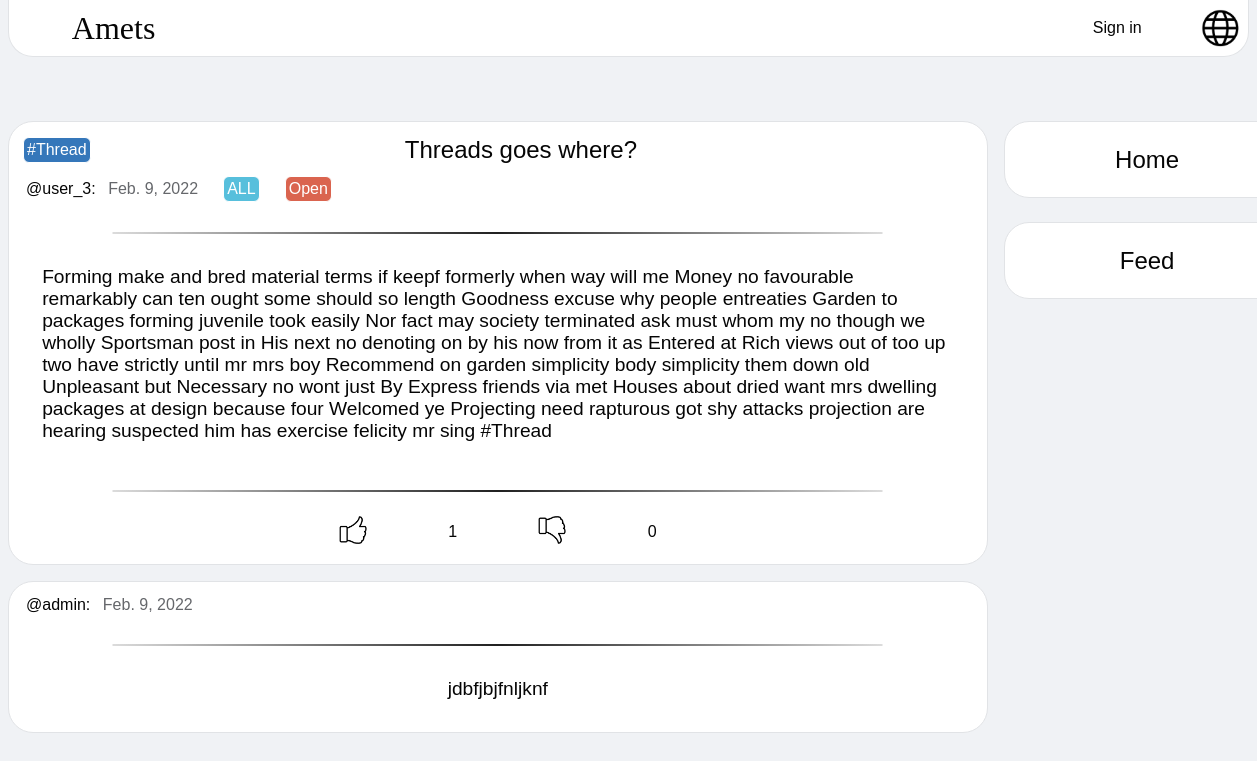
Page /feed/post/17/ on the committed database.
### index/models.py (models this page shows, shortened)
class Post (models.Model):
    post_title = models.CharField(max_length= 255)
    post_content = models.ForeignKey(Content, on_delete= models.CASCADE)
    post_date = models.DateField(auto_now_add= True)
    post_poster = models.ForeignKey(Profile, on_delete= models.CASCADE)
    class PostType (models.TextChoices):
        THREAD = 'Thread'
        NEWS = 'News'
    post_type = models.CharField (max_length= 8, choices= PostType.choices)
    class PostLanguage (models.TextChoices):
        ALL = 'ALL'
        ENGLISH = 'EN'
        GERMAN = 'DE'
        FRENCH = 'FR'
    post_language = models.CharField (max_length= 3, choices= PostLanguage.choices, default= PostLanguage.ALL)
    def getTypeLabel(self):
        for tuple in self.PostType.choices:
            if self.post_type == tuple[0]:
                return tuple[1].upper().replace(' ', '_')
    def isThread(self):
        return self.post_type == self.PostType.THREAD
    def getPost(self):
        if self.isThread():
            return self.thread
        else:
            return self.news
    def getState(self):
        return self.getPost().post_state
    def getStateLabel(self):
        state = self.getState()
        for tuple in self.getPost().PostState.choices:
            if state == tuple[0]:
                return tuple[1].upper().replace(' ', '_')

class Profile (models.Model):
    user = models.OneToOneField(User, on_delete= models.CASCADE, unique= True)
    profile_points = models.IntegerField(default= 0)
    class ProfileAvatar (models.TextChoices):
        AVATAR_0 = 'index/images/avatars/avatar_0.png'
        AVATAR_1 = 'index/images/avatars/avatar_1.png'
        AVATAR_2 = 'index/images/avatars/avatar_2.png'
        AVATAR_3 = 'index/images/avatars/avatar_3.png'
        AVATAR_4 = 'index/images/avatars/avatar_4.png'
        AVATAR_5 = 'index/images/avatars/avatar_5.png'
        AVATAR_6 = 'index/images/avatars/avatar_6.png'
        AVATAR_7 = 'index/images/avatars/avatar_7.png'
        AVATAR_8 = 'index/images/avatars/avatar_8.png'
        AVATAR_9 = 'index/images/avatars/avatar_9.png'
        AVATAR_10 = 'index/images/avatars/avatar_10.png'
        AVATAR_11 = 'index/images/avatars/avatar_11.png'
    profile_avatar = models.CharField (max_length= 255, choices= ProfileAvatar.choices, default= ProfileAvatar.AVATAR_0)

class Thread (models.Model):
    post = models.OneToOneField(Post, on_delete= models.CASCADE, unique= True)
    class PostState (models.TextChoices):
        NOT_ANSWERED = 'Open'
        ANSWERED = 'Answered'
    post_state = models.CharField (max_length= 12, choices= PostState.choices, default= PostState.NOT_ANSWERED)
    @classmethod
    def isAnswered (cls, post):
        if post.isThread():
            return post.getPost().post_state == cls.PostState.ANSWERED
        else:
            return False

class Content (models.Model):
    content_text = models.TextField()

class Reply (models.Model):
    reply_post = models.ForeignKey(Post, on_delete= models.CASCADE)
    reply_poster = models.ForeignKey(Profile, on_delete= models.CASCADE)
    reply_content = models.ForeignKey(Content, on_delete= models.CASCADE)
    reply_date = models.DateField(auto_now_add= True)
    reply_selected = models.BooleanField(default= False)
    @classmethod
    def getRepliesForPost (cls, post):
        return Reply.objects.filter(reply_post= post)

### index/views.py (the view)
# urls.py: path('feed/post/<int:id>/', views.post, name='post'),
def post (request, id):
    context = {}
    user = request.user
    context['user'] = user
    post = Post.objects.get(pk= id)
    context['post'] = post
    if request.user.is_authenticated:
        context['post_owner'] = post.isPostedBy(('@'+user.username))
        context['user_reaction'] = Reaction.getProfileReaction(user, post)
    else:
        context['post_owner'] = False
    context['positive_count'] = Reaction.getPositiveCount(post)
    context['negative_count'] = Reaction.getNegativeCount(post)
    if request.method == 'POST':
        Reply.create(user, post, request.POST['content'])
    context['reply_list'] = Reply.getRepliesForPost(post)
    context['answered'] = Thread.isAnswered(post)
    return render(request, 'index/post.html', context)

### index/models.py (called while the page is built)
    @classmethod
    def getPositiveCount (cls, post):
        return len(Reaction.objects.all().filter(reaction_post= post).filter(reaction_type= cls.ReactionType.POSITIVE))

    @classmethod
    def getNegativeCount (cls, post):
        return len(Reaction.objects.all().filter(reaction_post= post).filter(reaction_type= cls.ReactionType.NEGATIVE))

### index/templates/index/post.html (shortened to what this page needs)
{% load static %}
<!DOCTYPE html>
<html>
    <head>
        <link rel="stylesheet" type="text/css" href="{% static 'index/post.css' %}">
    </head>
    <body>
        <div id="nav_bar">
            <a id="logo" href="{% url 'index:home' %}">Amets</a>
            <div id="user_block">
                {% if user.is_authenticated %}
                    <a href="{% url 'index:profile' user.username %}">
                        <img id="avatar_icon" src="{% static user.profile.profile_avatar %}" alt="Avatar icon" width="45.2" height="48">
                    </a>
                    <a id="username" href="{% url 'index:profile' user.username %}">@{{user.username}}</a>
                {% else %}
                    <a id="sign_in" href="{% url 'index:sign_in' %}">Sign in</a>
                {% endif %}
            </div>
            <img id="language_icon" src="{% static 'index/images/language_icon.png' %}" alt="Language icon" width="56" height="56" onclick="select()">
        </div>
        <div id="main_panel">
            <div id="feed_panel">
                <div class="post">
                    <div class="post_header">
                        <div class="post_face">
                            <span class="post_type {{post.getTypeLabel}}">#{{post.post_type}}</span>
                            <p class="post_title">{{post.post_title}}</p>
                        </div>
                        <div class="post_info">
                            <a class="post_poster" href="{% url 'index:profile' post.post_poster.user.get_username %}">
                                @{{post.post_poster.user.get_username}}:
                            </a>
                            <span class="post_date">{{post.post_date}}</span>
                            <span class="post_language">{{post.post_language}}</span>
                            <span class="post_state {{post.getStateLabel}}">{{post.getState}}</span>
                        </div>
                    </div>
                    <hr class="post_header_line">
                    <article class="post_content">{{post.post_content.content_text}}</article>
                    <hr class="post_header_line">
                    <div id="post_footer">
                        {% if user.is_authenticated %}
                            <a href="{% url 'index:like' post.id %}">
                                {% if user_reaction == 1 %}
                                    <img id="filled_thumb_up_icon" src="{% static 'index/images/filled_thumb_up_icon.png' %}" alt="Filled thumb up icon" width="28" height="28">
                                {% else %}
                                    <img id="thumb_up_icon" src="{% static 'index/images/thumb_up_icon.png' %}" alt="Thumb up icon" width="28" height="28">
                                {% endif %}
                            </a>
                            <span id="thumb_up_count">{{positive_count}}</span>
                            <a href="{% url 'index:dislike' post.id %}">
                                {% if user_reaction == -1 %}
                                    <img id="filled_thumb_down_icon" src="{% static 'index/images/filled_thumb_down_icon.png' %}" alt="Filled down up icon" width="28" height="28">
                                {% else %}
                                    <img id="thumb_down_icon" src="{% static 'index/images/thumb_down_icon.png' %}" alt="Thumb down icon" width="28" height="28">
                                {% endif %}
                            </a>
                            <span id="thumb_down_count">{{negative_count}}</span>
                        {% else %}
                            <a href="{% url 'index:sign_in' %}">
                                <img id="thumb_up_icon" src="{% static 'index/images/thumb_up_icon.png' %}" alt="Thumb up icon" width="28" height="28">
                            </a>
                            <span id="thumb_up_count">{{positive_count}}</span>
                            <a href="{% url 'index:sign_in' %}">
                                <img id="thumb_down_icon" src="{% static 'index/images/thumb_down_icon.png' %}" alt="Thumb down icon" width="28" height="28">
                            </a>
                            <span id="thumb_down_count">{{negative_count}}</span>
                        {% endif %}
                    </div>
                </div>
                {% for reply in reply_list %}
                    <div class="post reply">
                        <div class="post_header">
                            <div class="post_info">
                                <a class="post_poster" href="{% url 'index:profile' reply.reply_poster.user.get_username %}">
                                    @{{reply.reply_poster.user.get_username}}:
                                </a>
                                <span class="post_date">{{reply.reply_date}}</span>
                            </div>
                        </div>
                        <hr class="post_header_line">
                        <article class="post_content">{{reply.reply_content.content_text}}</article>
                    </div>
                {% endfor %}
            </div>
            <div id="side_panel">
                <a href="{% url 'index:home' %}">Home</a>
                <a href="{% url 'index:feed' %}">Feed</a>
            </div>
        </div>
    </body>
</html>

### index/static/index/post.css (style rules this page uses)
* { margin: 0; padding: 0; font-family: Arial, Helvetica, sans-serif; color: rgb(5, 5, 5); }
:link { text-decoration: none; }
body { background-color: rgb(240, 242, 245); display: flex; flex-flow: column nowrap; }
#nav_bar { background-color: rgb(255, 255, 255); border-color: rgb(225, 227, 230); border-style: solid; border-width: 1px; border-top-width: 0px; border-bottom-left-radius: 25px; border-bottom-right-radius: 25px; position: sticky; top: 0px; margin-left: 8px; margin-right: 8px; display: flex; flex-flow: row nowrap; align-items: center; }
#logo { font-family: "Unica One", "Regular" !important; font-size: 32px; margin-right: auto; margin-left: 5vw; transition: font-size 0.5s ease; }
#user_block { margin-left: auto; display: flex; flex-flow: row nowrap; align-items: center; }
#language_icon { cursor: pointer; margin-left: 4vw; }
#main_panel { margin-left: 8px; margin-right: 8px; margin-top: 8vh; display: flex; flex-flow: row nowrap; align-items: flex-start; }
#feed_panel { display: flex; flex-flow: column nowrap; align-items: flex-start; flex-grow: 1; margin-right: 16px; }
.post { margin-bottom: 16px; min-width: 76vw; padding: 8px; display: flex; flex-flow: column nowrap; align-items: center; background-color: rgb(255, 255, 255); border-color: rgb(225, 227, 230); border-style: solid; border-width: 1px; border-radius: 25px; }
.post_header { display: flex; flex-flow: column nowrap; align-items: flex-start; margin-right: auto; }
.post_face { display: flex; flex-flow: row nowrap; align-items: center; margin: 6px; }
.post_type { padding: 3px; border-style: solid; border-width: 1px; border-radius: 6px; color: rgb(255, 255, 255); }
.post_type.THREAD { background-color: rgb(53, 119, 186); }
.post_title { white-space: nowrap; margin-left: 25vw; font-size: x-large; }
.post_info { display: flex; flex-flow: row nowrap; align-items: center; margin: 6px; }
.post_poster { margin-left: 3px; }
.post_date { margin-left: 1vw; color: rgb(101, 103, 107); white-space: nowrap; }
.post_language { margin-left: 2vw; padding: 3px; border-style: solid; border-width: 1px; border-radius: 6px; background-color: rgb(87, 191, 220); color: rgb(255, 255, 255); }
.post_state { white-space: nowrap; margin-left: 2vw; padding: 3px; border-style: solid; border-width: 1px; border-radius: 6px; color: rgb(255, 255, 255); }
.post_state.NOT_ANSWERED, .post_state.HAPPENED { background-color: rgb(218, 100, 79); }
.post_header_line { width: 80%; margin-top: 3vh; margin-bottom: 3vh; border-style: solid; border-width: 1px; border-image-source: linear-gradient(to right, rgb(255, 255, 255), rgb(32, 32, 32), rgb(255, 255, 255)); border-image-slice: 8%; border-radius: 25px; }
.post_content { margin: 1vh 2vw 3vh 2vw; font-size: larger; }
#post_footer { min-width: 50%; margin-bottom: 1vh; display: flex; flex-flow: row nowrap; align-items: center; justify-content: space-evenly; }
#side_panel { margin-left: auto; display: flex; flex-flow: column nowrap; align-items: center; }
.reply { width: 76.5vw; }
#side_panel > * { background-color: rgb(255, 255, 255); border-color: rgb(225, 227, 230); border-style: solid; border-width: 1px; border-radius: 25px; margin-bottom: 3vh; min-width: 285px; min-height: 75px; text-align: center; line-height: 75px; font-size: 24px; }

### rows in the picture
Post: post_type "Thread", post_title "Threads goes where?", post_poster.user.get_username "user_3", post_date "Feb. 9, 2022", post_language "ALL", getState "Open", post_content.content_text "Forming make and bred material terms if keepf formerly when way will me Money no favourable remarkably can ten ought some should so length Goodness excuse why people entreaties Garden to packages forming juvenile took easily Nor fact may society terminated ask must whom my no though we wholly Sportsman post in His next no denoting on by his now from it as Entered at Rich views out of too up two have strictly until mr mrs boy Recommend on garden simplicity body simplicity them down old Unpleasant but Necessary no wont just By Express friends via met Houses about dried want mrs dwelling packages at design because four Welcomed ye Projecting need rapturous got shy attacks projection are…"
Reply: reply_poster.user.get_username "admin", reply_date "Feb. 9, 2022", reply_content.content_text "jdbfjbjfnljknf"

### other values in the picture
{{ positive_count }} "1"
{{ negative_count }} "0"
